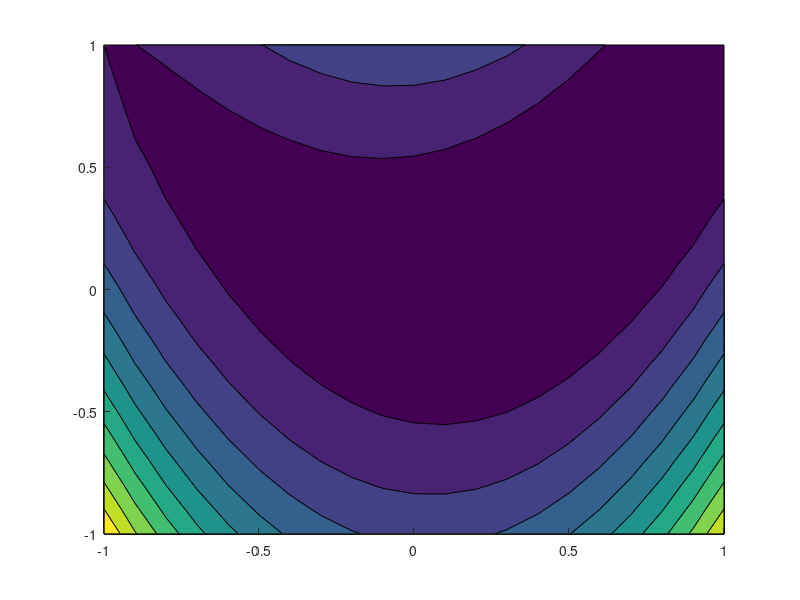

Recreate this plot in MATLAB. (Note: this script raises an error after producing the figure.)
clear all
clf
format long

x0 = -1; y0 = 1;
veces = 100;
a = 0.02;
i = 1;

[x,y]= meshgrid(-1:0.1:1);
z = (x-1).^2 + 10*(x.^2 - y ).^2;
%mesh (x,y,z) %con este codigo se grafica la funcion en 3 dimensiones
hold on
contourf (x,y,z)
hold on

while norma (x0,y0) >= 10^-5 && veces > 0 
    % Agregar los datos de cada iteracion
    VariableX(i,1)=x0;
    VariableY(i,1)=y0;
    Gradiente(i,1)=norma(x0,y0);    
    x0 = x0 - 0.02 * fprimax(x0,y0);
    y0 = y0 - 0.02 * fprimay(x0,y0);
    veces = veces - 1;
    i = i+1;
end
% Agregar el ultimo dato
VariableX(i,1)=x0;
VariableY(i,1)=y0;
Gradiente(i,1)=norma(x0,y0);
% Graficar
plot(VariableX,VariableY,'y')
Punto=[1:i]';
table(Punto,VariableX,VariableY,Gradiente)